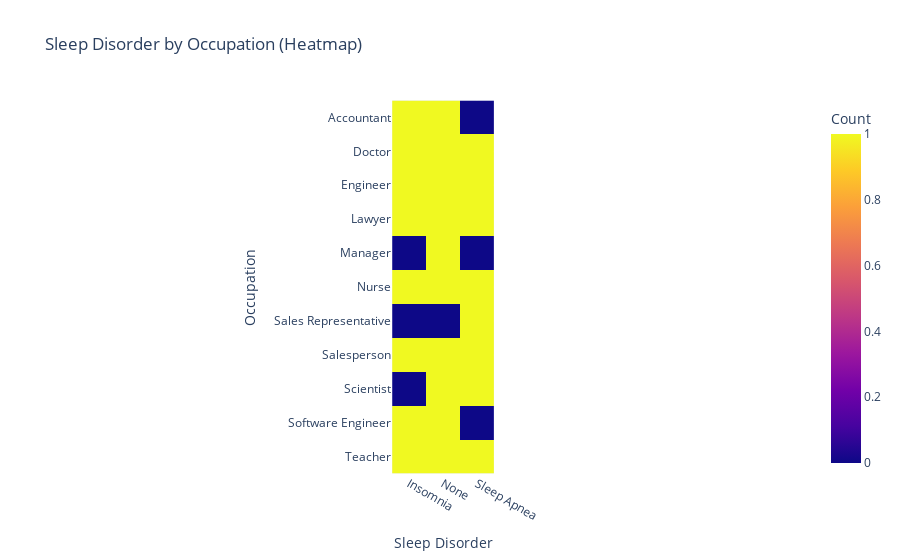

Here is the notebook cell this chart was saved with:
### Code cell
# 중복된 행 제거 및 누락된 행 제거
cleaned_df = noMV_df.dropna(subset=['Occupation', 'Sleep Disorder']).drop_duplicates(subset=['Occupation', 'Sleep Disorder'])

# 'Occupation' 별 'Sleep Disorder' 카운트 계산
occupation_sleep_disorder_counts = cleaned_df.groupby(['Occupation', 'Sleep Disorder']).size().reset_index(name='Count')

# Pivot table 생성
pivot_table = pd.pivot_table(occupation_sleep_disorder_counts, values='Count', 
                             index='Occupation', columns='Sleep Disorder', fill_value=0)

# Heatmap 생성
fig = px.imshow(pivot_table,
                labels=dict(color='Count'), x=pivot_table.columns, y=pivot_table.index,
                title='Sleep Disorder by Occupation (Heatmap)')

# 차트 출력
fig.show()

### Figure 1 — Plotly figure (JSON) as saved in the notebook; plotly's stock layout.template omitted (floating-point values rounded to 4 significant figures)
{"data": [{"coloraxis": "coloraxis", "hovertemplate": "Sleep Disorder: %{x}<br>Occupation: %{y}<br>Count: %{z}<extra></extra>", "name": "0", "type": "heatmap", "x": ["Insomnia", "None", "Sleep Apnea"], "xaxis": "x", "y": ["Accountant", "Doctor", "Engineer", "Lawyer", "Manager", "Nurse", "Sales Representative", "Salesperson", "Scientist", "Software Engineer", "Teacher"], "yaxis": "y", "z": [[1, 1, 0], [1, 1, 1], [1, 1, 1], [1, 1, 1], [0, 1, 0], [1, 1, 1], [0, 0, 1], [1, 1, 1], [0, 1, 1], [1, 1, 0], [1, 1, 1]]}], "layout": {"coloraxis": {"colorbar": {"title": {"text": "Count"}}, "colorscale": [[0, "#0d0887"], [0.1111, "#46039f"], [0.2222, "#7201a8"], [0.3333, "#9c179e"], [0.4444, "#bd3786"], [0.5556, "#d8576b"], [0.6667, "#ed7953"], [0.7778, "#fb9f3a"], [0.8889, "#fdca26"], [1, "#f0f921"]]}, "title": {"text": "Sleep Disorder by Occupation (Heatmap)"}, "xaxis": {"anchor": "y", "constrain": "domain", "domain": [0, 1], "scaleanchor": "y", "title": {"text": "Sleep Disorder"}}, "yaxis": {"anchor": "x", "autorange": "reversed", "constrain": "domain", "domain": [0, 1], "title": {"text": "Occupation"}}}}
